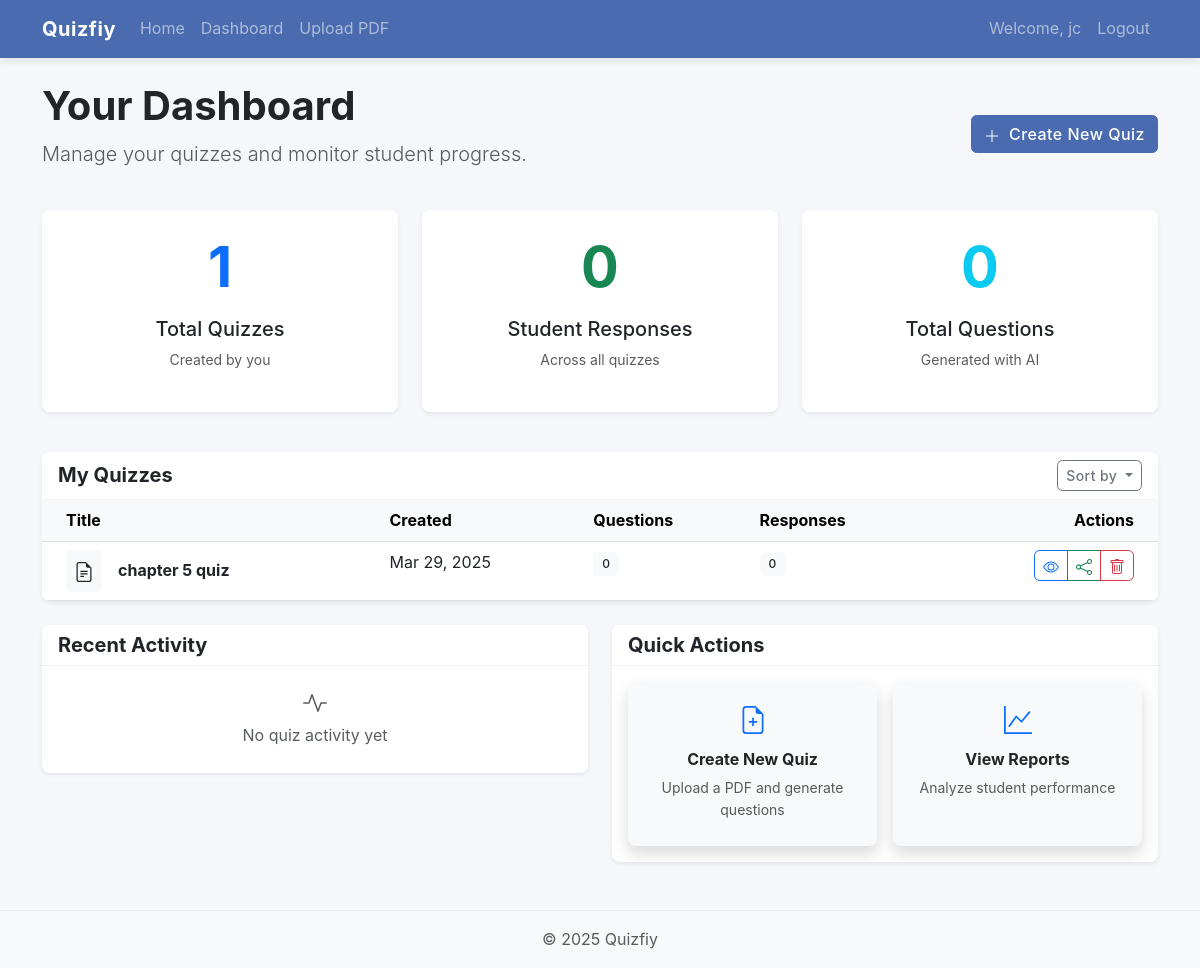
Page /dashboard (signed in) on the earlier database version.
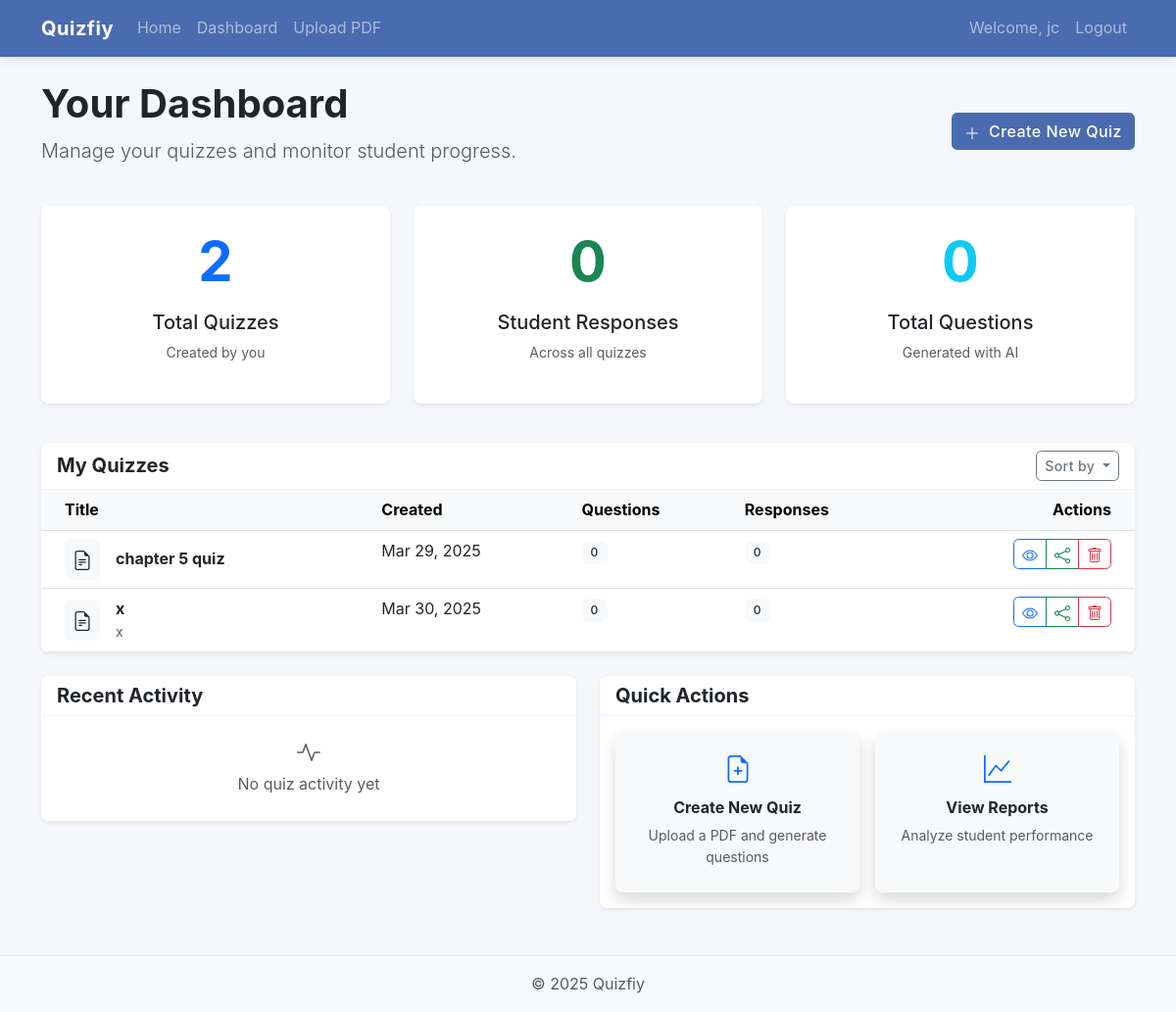
Same page on the later database version.
### app/models.py (models this page shows, shortened)
class User(UserMixin, db.Model):
    id = db.Column(db.Integer, primary_key=True)
    username = db.Column(db.String(64), index=True, unique=True)
    email = db.Column(db.String(120), index=True, unique=True)
    password_hash = db.Column(db.String(128))
    is_teacher = db.Column(db.Boolean, default=False)
    created_quizzes = db.relationship('Quiz', backref='author', lazy='dynamic')

class Quiz(db.Model):
    id = db.Column(db.Integer, primary_key=True)
    title = db.Column(db.String(100), nullable=False)
    description = db.Column(db.String(300))
    pdf_path = db.Column(db.String(300))
    created_at = db.Column(db.DateTime, default=datetime.utcnow)
    access_code = db.Column(db.String(10), index=True)
    user_id = db.Column(db.Integer, db.ForeignKey('user.id'))
    questions = db.relationship('Question', backref='quiz', lazy='dynamic', cascade='all, delete-orphan')
    results = db.relationship('QuizResult', backref='quiz', lazy='dynamic', cascade='all, delete-orphan')

### app/routes.py (the view)
@main.route('/dashboard')
@login_required
def dashboard():
    quizzes = Quiz.query.filter_by(user_id=current_user.id).all()
    return render_template('dashboard.html', title='Dashboard', quizzes=quizzes, QuizResult=QuizResult)

### app/models.py (called while the page is built)
@login_manager.user_loader
def load_user(id):
    return User.query.get(int(id))

### app/templates/dashboard.html (shortened to what this page needs)
{% extends 'base.html' %}
{% block content %}
<div class="row mb-4 align-items-center animate-fade-in">
    <div class="col">
        <h1 class="fw-bold">Your Dashboard</h1>
        <p class="lead text-muted">Manage your quizzes and monitor student progress.</p>
    </div>
    <div class="col-auto d-flex align-items-center">
        <a href="{{ url_for('main.upload_pdf') }}" class="btn btn-primary">
            <svg xmlns="http://www.w3.org/2000/svg" width="16" height="16" fill="currentColor" class="bi bi-plus-lg me-1" viewBox="0 0 16 16">
                <path fill-rule="evenodd" d="M8 2a.5.5 0 0 1 .5.5v5h5a.5.5 0 0 1 0 1h-5v5a.5.5 0 0 1-1 0v-5h-5a.5.5 0 0 1 0-1h5v-5A.5.5 0 0 1 8 2Z"/>
            </svg>
            Create New Quiz
        </a>
    </div>
</div>
<div class="row mb-4 animate-fade-in" style="animation-delay: 0.1s;">
    <div class="col-md-4 mb-3">
        <div class="card h-100 shadow-sm border-0">
            <div class="card-body text-center p-4">
                <div class="mb-3">
                    <span class="display-4 fw-bold text-primary">{{ quizzes|length }}</span>
                </div>
                <h5 class="card-title">Total Quizzes</h5>
                <p class="text-muted small">Created by you</p>
            </div>
        </div>
    </div>
    <div class="col-md-4 mb-3">
        <div class="card h-100 shadow-sm border-0">
            <div class="card-body text-center p-4">
                <div class="mb-3">
                    {% set total_responses = namespace(count=0) %}
                    {% for quiz in quizzes %}
                        {% set total_responses.count = total_responses.count + quiz.results.count() %}
                    {% endfor %}
                    <span class="display-4 fw-bold text-success">{{ total_responses.count }}</span>
                </div>
                <h5 class="card-title">Student Responses</h5>
                <p class="text-muted small">Across all quizzes</p>
            </div>
        </div>
    </div>
    <div class="col-md-4 mb-3">
        <div class="card h-100 shadow-sm border-0">
            <div class="card-body text-center p-4">
                <div class="mb-3">
                    <span class="display-4 fw-bold text-info">
                        {% set total_questions = namespace(count=0) %}
                        {% for quiz in quizzes %}
                            {% set total_questions.count = total_questions.count + quiz.questions.count() %}
                        {% endfor %}
                        {{ total_questions.count }}
                    </span>
                </div>
                <h5 class="card-title">Total Questions</h5>
                <p class="text-muted small">Generated with AI</p>
            </div>
        </div>
    </div>
</div>
<div class="row mb-4 animate-fade-in" style="animation-delay: 0.2s;">
    <div class="col-12">
        <div class="card shadow-sm border-0">
            <div class="card-header bg-white d-flex justify-content-between align-items-center">
                <h5 class="card-title mb-0 fw-bold">My Quizzes</h5>
                <div class="dropdown">
                    <button class="btn btn-sm btn-outline-secondary dropdown-toggle" type="button" id="sortDropdown" data-bs-toggle="dropdown" aria-expanded="false">
                        Sort by
                    </button>
                </div>
            </div>
            <div class="card-body p-0">
                {% if quizzes %}
                <div class="table-responsive">
                    <table class="table table-hover mb-0">
                        <thead class="table-light">
                            <tr>
                                <th class="ps-4">Title</th>
                                <th>Created</th>
                                <th>Questions</th>
                                <th>Responses</th>
                                <th class="text-end pe-4">Actions</th>
                            </tr>
                        </thead>
                        <tbody>
                            {% for quiz in quizzes %}
                            <tr>
                                <td class="ps-4">
                                    <div class="d-flex align-items-center">
                                        <span class="quiz-icon bg-light rounded p-2 me-3">
                                        </span>
                                        <div>
                                            <strong>{{ quiz.title }}</strong>
                                            {% if quiz.description %}
                                            <div class="small text-muted text-truncate" style="max-width: 250px;">{{ quiz.description }}</div>
                                            {% endif %}
                                        </div>
                                    </div>
                                </td>
                                <td>{{ quiz.created_at.strftime('%b %d, %Y') }}</td>
                                <td>
                                    <span class="badge bg-light text-dark">{{ quiz.questions.count() }}</span>
                                </td>
                                <td>
                                    <span class="badge bg-{% if quiz.results.count() > 0 %}success{% else %}light text-dark{% endif %}">
                                        {{ quiz.results.count() }}
                                    </span>
                                </td>
                                <td class="text-end pe-4">
                                    <div class="btn-group btn-group-sm" role="group">
                                        <a href="{{ url_for('main.view_quiz', quiz_id=quiz.id) }}" class="btn btn-outline-primary" title="View Quiz">
                                        </a>
                                        <a href="{{ url_for('main.share_quiz', quiz_id=quiz.id) }}" class="btn btn-outline-success" title="Share Quiz">
                                        </a>
                                        <button type="button" class="btn btn-outline-danger delete-quiz" data-quiz-id="{{ quiz.id }}" title="Delete Quiz">
                                        </button>
                                    </div>
                                </td>
                            </tr>
                            {% endfor %}
                        </tbody>
                    </table>
                </div>
                {% endif %}
            </div>
        </div>
    </div>
</div>
{% if quizzes|length > 0 %}
<div class="row animate-fade-in" style="animation-delay: 0.3s;">
    <div class="col-md-6 mb-4">
        <div class="card shadow-sm border-0">
            <div class="card-header bg-white">
                <h5 class="card-title mb-0 fw-bold">Recent Activity</h5>
            </div>
            <div class="card-body p-0">
                <ul class="list-group list-group-flush">
                    {% set has_activity = false %}
                    {% if not has_activity %}
                        <li class="list-group-item px-4 py-4 text-center text-muted">
                            <div class="mb-2">
                            </div>
                            No quiz activity yet
                        </li>
                    {% endif %}
                </ul>
            </div>
        </div>
    </div>
    <div class="col-md-6 mb-4">
        <div class="card shadow-sm border-0">
            <div class="card-header bg-white">
                <h5 class="card-title mb-0 fw-bold">Quick Actions</h5>
            </div>
            <div class="card-body">
                <div class="row g-3">
                    <div class="col-sm-6">
                        <a href="{{ url_for('main.upload_pdf') }}" class="card h-100 border-0 bg-light text-decoration-none">
                            <div class="card-body text-center p-4">
                                <div class="mb-3 text-primary">
                                </div>
                                <h6 class="fw-bold">Create New Quiz</h6>
                                <p class="small text-muted mb-0">Upload a PDF and generate questions</p>
                            </div>
                        </a>
                    </div>
                    <div class="col-sm-6">
                        <div class="card h-100 border-0 bg-light">
                            <div class="card-body text-center p-4">
                                <div class="mb-3 text-primary">
                                </div>
                                <h6 class="fw-bold">View Reports</h6>
                                <p class="small text-muted mb-0">Analyze student performance</p>
                            </div>
                        </div>
                    </div>
                </div>
            </div>
        </div>
    </div>
</div>
{% endif %}
{% endblock %}

### app/templates/base.html (shortened to what this page needs)
<!DOCTYPE html>
<html lang="en">
<head>
    <link href="https://cdn.jsdelivr.net/npm/bootstrap@5.3.0/dist/css/bootstrap.min.css" rel="stylesheet">
    <link rel="stylesheet" href="{{ url_for('static', filename='css/style.css') }}">
</head>
<body>
    <nav class="navbar navbar-expand-lg navbar-dark bg-primary">
        <div class="container">
            <a class="navbar-brand" href="{{ url_for('main.index') }}">Quizfiy</a>
            <div class="collapse navbar-collapse" id="navbarNav">
                <ul class="navbar-nav me-auto">
                    <li class="nav-item">
                        <a class="nav-link" href="{{ url_for('main.index') }}">Home</a>
                    </li>
                    {% if current_user.is_authenticated %}
                    <li class="nav-item">
                        <a class="nav-link" href="{{ url_for('main.dashboard') }}">Dashboard</a>
                    </li>
                    <li class="nav-item">
                        <a class="nav-link" href="{{ url_for('main.upload_pdf') }}">Upload PDF</a>
                    </li>
                    {% endif %}
                </ul>
                <ul class="navbar-nav">
                    {% if current_user.is_authenticated %}
                    <li class="nav-item">
                        <span class="nav-link">Welcome, {{ current_user.username }}</span>
                    </li>
                    <li class="nav-item">
                        <a class="nav-link" href="{{ url_for('auth.logout') }}">Logout</a>
                    </li>
                    {% endif %}
                </ul>
            </div>
        </div>
    </nav>
    <main class="container py-4">
        {% block content %}{% endblock %}
    </main>
    <footer class="footer mt-auto py-3 bg-light">
        <div class="container text-center">
            <span class="text-muted">© 2025 Quizfiy</span>
        </div>
    </footer>
</body>
</html>

### app/static/css/style.css (style rules this page uses)
:root { --primary-color: #4a6baf; --secondary-color: #7d93c4; --accent-color: #f8cd53; --light-bg: #f8f9fa; --dark-text: #212529; --light-text: #f8f9fa; --border-radius: 0.5rem; --box-shadow: 0 .5rem 1rem rgba(0,0,0,.15); }
body { font-family: 'Inter', -apple-system, BlinkMacSystemFont, 'Segoe UI', Roboto, Oxygen, Ubuntu, Cantarell, 'Open Sans', 'Helvetica Neue', sans-serif; color: var(--dark-text); background-color: #f5f7fa; line-height: 1.6; min-height: 100vh; display: flex; flex-direction: column; }
main { flex: 1; }
.navbar-brand { font-weight: 700; letter-spacing: 0.5px; }
.navbar-dark.bg-primary { background-color: var(--primary-color) !important; box-shadow: 0 2px 10px rgba(0, 0, 0, 0.1); }
.card { border: none; border-radius: var(--border-radius); box-shadow: var(--box-shadow); transition: transform 0.2s ease-in-out, box-shadow 0.2s ease-in-out; overflow: hidden; }
.card-header { background-color: rgba(0, 0, 0, 0.03); border-bottom: 1px solid rgba(0, 0, 0, 0.05); font-weight: 600; }
.btn { font-weight: 500; letter-spacing: 0.03em; transition: all 0.2s; border-radius: 0.35rem; }
.btn-primary { background-color: var(--primary-color); border-color: var(--primary-color); }
.footer { margin-top: 2rem; padding: 1.5rem 0; border-top: 1px solid #e7eaf3; }
.animate-fade-in { animation: fadeIn 0.5s ease-out forwards; }
.badge { padding: 0.5em 0.75em; font-weight: 500; letter-spacing: 0.03em; }

Differences in the rows shown:
added Quiz: title "x", description "x", created_at "Mar 30, 2025", questions.count "0", results.count "0"
Other differences:
{{ quizzes|length }}: "1" → "2"
